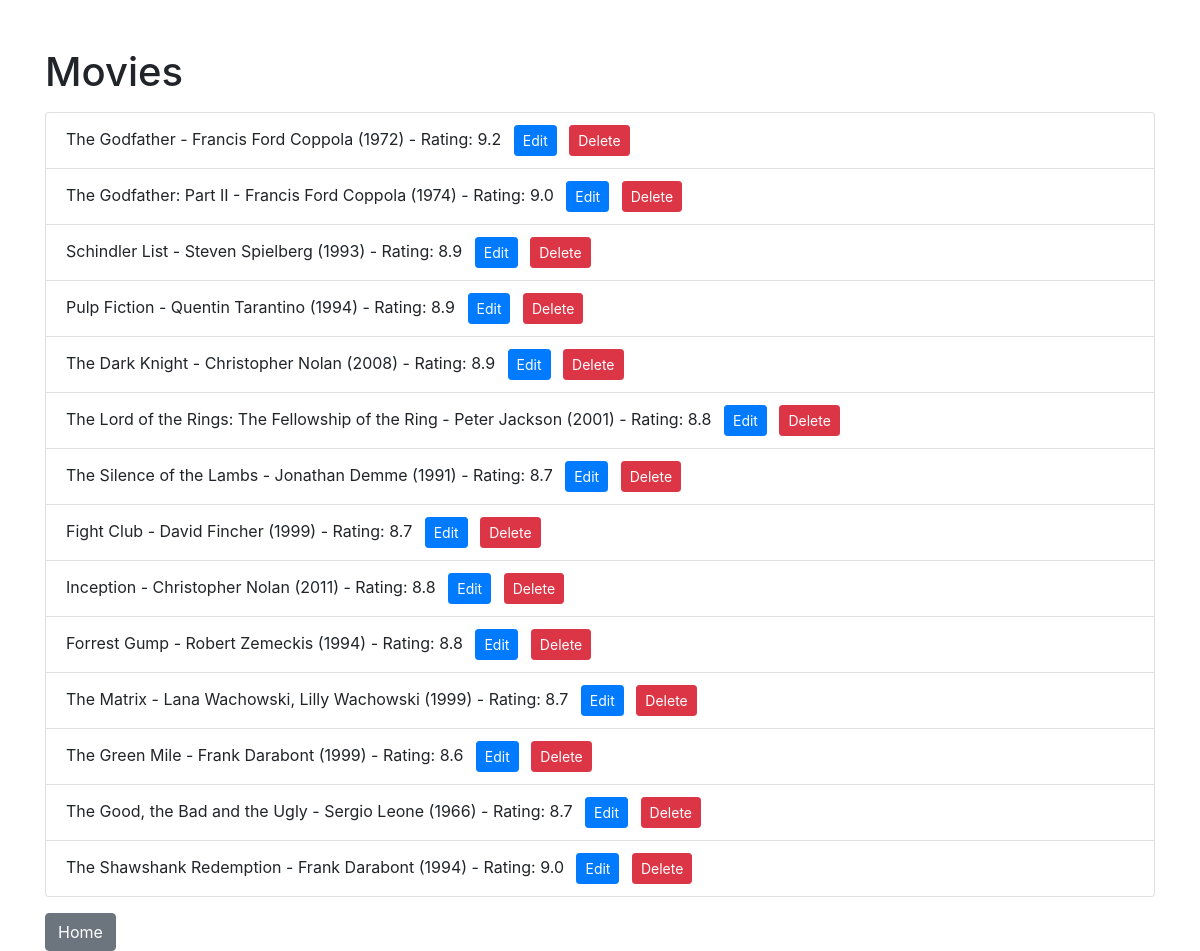
Page /users/1/movies on the earlier database version.
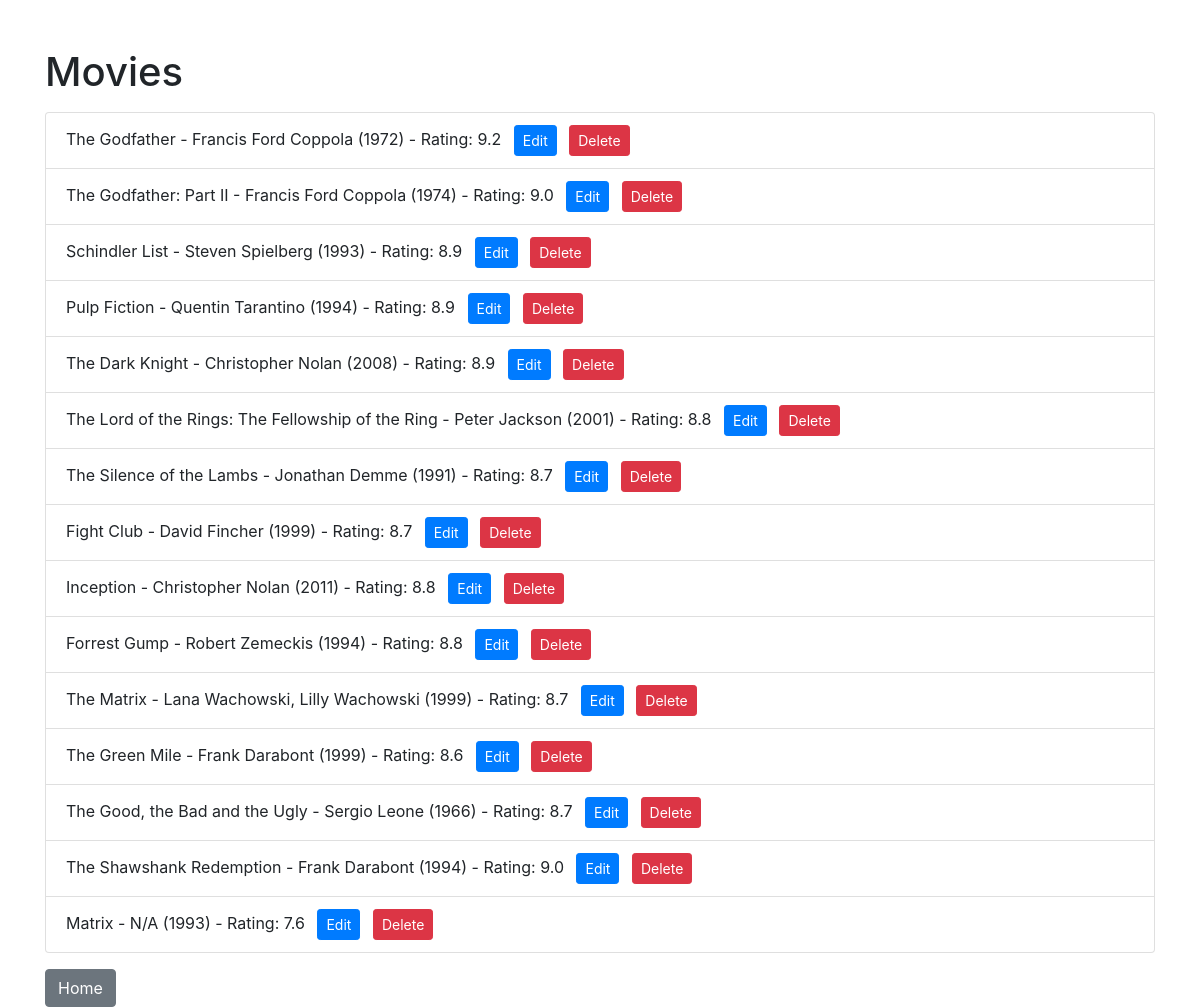
Same page on the later database version.
### models.py (models this page shows)
class Movie(db.Model):
    movie_id = db.Column(db.Integer, primary_key=True)
    name = db.Column(db.String(120), nullable=False)
    director = db.Column(db.String(120), nullable=False)
    year = db.Column(db.Integer, nullable=False)
    rating = db.Column(db.Float, nullable=False)
    user_id = db.Column(db.Integer, db.ForeignKey('user.user_id'), nullable=False)

### app.py (the view)
@app.route('/users/<int:user_id>')
@app.route('/users/<int:user_id>/movies')
def user_movies(user_id):
    user = data_manager.get_user_by_id(user_id)
    if not user:
        logging.error(f"User not found: {user_id}")
        return "User not found", 404
    movies = data_manager.get_user_movies(user_id)
    return render_template('movies.html', movies=movies, user_id=user_id)

### datamanager/sqlite_data_manager.py (called while the page is built)
    def get_user_movies(self, user_id):
        try:
            return Movie.query.filter_by(user_id=user_id).all()
        except SQLAlchemyError as e:
            print(f"Database error: {str(e)}")
            return []

    def get_user_by_id(self, user_id):
        try:
            return User.query.get(user_id)
        except SQLAlchemyError as e:
            print(f"Database error: {str(e)}")
            return None

### templates/movies.html (shortened to what this page needs)
<!DOCTYPE html>
<html>
<head>
    <link rel="stylesheet" href="https://stackpath.bootstrapcdn.com/bootstrap/4.5.2/css/bootstrap.min.css">
</head>
<body>
    <div class="container">
        <h1 class="mt-5">Movies</h1>
        <ul class="list-group mt-3">
            {% for movie in movies %}
                <li class="list-group-item">{{ movie.name }} - {{ movie.director }} ({{ movie.year }}) - Rating: {{ movie.rating }}
                    <a href="{{ url_for('update_movie', user_id=user_id, movie_id=movie.movie_id) }}" class="btn btn-primary btn-sm ml-2">Edit</a>
                    <a href="{{ url_for('delete_movie', user_id=user_id, movie_id=movie.movie_id) }}" class="btn btn-danger btn-sm ml-2">Delete</a>
                </li>
            {% endfor %}
        </ul>
        <a href="{{ url_for('home') }}" class="btn btn-secondary mt-3">Home</a>
    </div>
</body>
</html>

Differences in the rows shown:
added Movie: name "Matrix", director "N/A", year "1993", rating "7.6"
